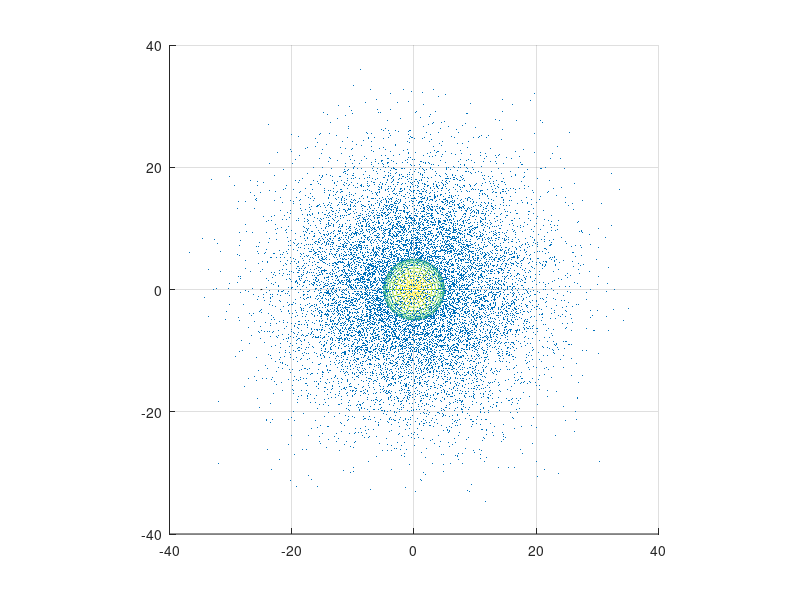

This figure's MATLAB source: (Note: this script raises an error after producing the figure.)
%http://onlinelibrary.wiley.com/doi/10.1111/j.1574-6968.2001.tb10662.x/full
%link for bacteria swimming speed.
%Ill take it 40 micrometers per second.

%Step size. (Seconds).
step = 10^-4;
speed = 50;
time = 10;
cell_radius = 5;
nanobot_coor = [-25, 0, 0];
nanobot_radius = 2;
num_of_molecules = 100000;
std = 10;

molecules = normrnd(0, std, [num_of_molecules, 3]);
% x = molecules;
% t = cell_radius./sqrt(sum(x.^2, 2));
% molecules = molecules + t.*molecules;


scatter3( molecules(:,1) , molecules(:,2) , molecules(:,3) , 0.1 , 'fill' )

arrival_times = zeros(time/step,1);

bias = [0,0,0];

q = normrnd(0, 0.001, [1, 3]);
x = (speed*step)./sqrt(sum(q.^2, 2)).*q;

old_hitt = 0;

[X,Y,Z] = sphere;
h = figure(1);
axis tight manual;
filename = 'testAnimated.gif';
hitt = 0;
disp = [0,0,0];

for i = 1:time/step
       
    nanobot_coor = nanobot_coor + x;
    hitt = hitt + sum((sum((molecules - nanobot_coor).^2, 2) <= nanobot_radius^2));
    disp = disp + x;
    if(mod(i, 5) == 0)
        if(hitt > old_hitt)
            bias = (bias * 0.99 +  disp * 0.01 );
            old_hitt = hitt;
        elseif(hitt < old_hitt)
            bias = (bias * 0.99 - disp * 0.01);
            old_hitt = hitt;            
        elseif(hitt == 0)
            bias = (bias * 0.99 - disp * 0.01);
            old_hitt = hitt;
        else
            old_hitt = hitt;
        end
        hitt = 0;
        disp = [0,0,0];
    end
    q = normrnd(0, 1, [1, 3]);
    x = (speed*step)./sqrt(sum(q.^2 , 2)).*q * 0.5  ...
        + (speed*step)./sqrt(sum(bias.^2 , 2)).*bias * 0.5; 
    x(isnan(x)) = 0;
    arrival_times(i) = sum((nanobot_coor).^2, 2);  
    
    if(mod(i, 1000) == 1)
        hold on
        mesh(X*5 , Y*5 , Z*5);
        surf(X*0.1 + nanobot_coor(1), Y*0.1 + nanobot_coor(2), Z*0.1 + nanobot_coor(3));
        axis([-40  40   -40  40   -40  40]);
        view(0,90);
        axis square;
        refreshdata;
        drawnow;
        frame = getframe(h); 
        im = frame2im(frame); 
        [imind,cm] = rgb2ind(im,256); 
        if i == 1 
             imwrite(imind,cm,filename,'gif', 'Loopcount',inf); 
        else
            imwrite(imind,cm,filename,'gif','WriteMode','append');
        end 
    end
end

plot(arrival_times)